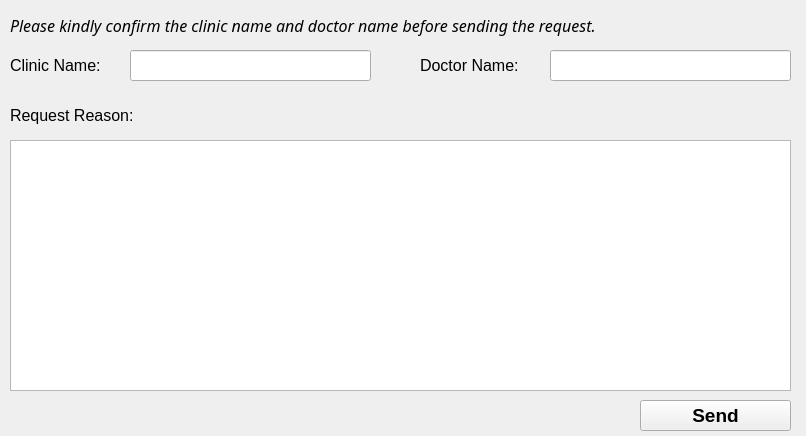
<?xml version="1.0" encoding="UTF-8"?>
<ui version="4.0">
 <class>Request_Form</class>
 <widget class="QWidget" name="Request_Form">
  <property name="geometry">
   <rect>
    <x>0</x>
    <y>0</y>
    <width>806</width>
    <height>436</height>
   </rect>
  </property>
  <property name="windowTitle">
   <string>Form</string>
  </property>
  <widget class="QLabel" name="doctorname_label">
   <property name="geometry">
    <rect>
     <x>420</x>
     <y>50</y>
     <width>121</width>
     <height>31</height>
    </rect>
   </property>
   <property name="font">
    <font>
     <pointsize>12</pointsize>
    </font>
   </property>
   <property name="text">
    <string>Doctor Name:</string>
   </property>
  </widget>
  <widget class="QLineEdit" name="doctorname_entry">
   <property name="geometry">
    <rect>
     <x>550</x>
     <y>50</y>
     <width>241</width>
     <height>31</height>
    </rect>
   </property>
   <property name="font">
    <font>
     <pointsize>12</pointsize>
    </font>
   </property>
   <property name="readOnly">
    <bool>true</bool>
   </property>
  </widget>
  <widget class="QLineEdit" name="clinicname_entry">
   <property name="geometry">
    <rect>
     <x>130</x>
     <y>50</y>
     <width>241</width>
     <height>31</height>
    </rect>
   </property>
   <property name="font">
    <font>
     <pointsize>12</pointsize>
    </font>
   </property>
   <property name="readOnly">
    <bool>true</bool>
   </property>
  </widget>
  <widget class="QLabel" name="clinicname_label">
   <property name="geometry">
    <rect>
     <x>10</x>
     <y>50</y>
     <width>121</width>
     <height>31</height>
    </rect>
   </property>
   <property name="font">
    <font>
     <pointsize>12</pointsize>
    </font>
   </property>
   <property name="text">
    <string>Clinic Name:</string>
   </property>
  </widget>
  <widget class="QLabel" name="confirm_label">
   <property name="geometry">
    <rect>
     <x>10</x>
     <y>10</y>
     <width>761</width>
     <height>31</height>
    </rect>
   </property>
   <property name="font">
    <font>
     <family>Rockwell</family>
     <pointsize>12</pointsize>
     <weight>50</weight>
     <italic>true</italic>
     <bold>false</bold>
    </font>
   </property>
   <property name="text">
    <string>Please kindly confirm the clinic name and doctor name before sending the request.</string>
   </property>
  </widget>
  <widget class="QLabel" name="requestreason_label">
   <property name="geometry">
    <rect>
     <x>10</x>
     <y>100</y>
     <width>161</width>
     <height>31</height>
    </rect>
   </property>
   <property name="font">
    <font>
     <pointsize>12</pointsize>
    </font>
   </property>
   <property name="text">
    <string>Request Reason:</string>
   </property>
  </widget>
  <widget class="QTextEdit" name="requestreason_edit">
   <property name="geometry">
    <rect>
     <x>10</x>
     <y>140</y>
     <width>781</width>
     <height>251</height>
    </rect>
   </property>
  </widget>
  <widget class="QPushButton" name="sendrequest_button">
   <property name="geometry">
    <rect>
     <x>640</x>
     <y>400</y>
     <width>151</width>
     <height>31</height>
    </rect>
   </property>
   <property name="font">
    <font>
     <family>Segoe UI</family>
     <pointsize>14</pointsize>
     <weight>75</weight>
     <bold>true</bold>
    </font>
   </property>
   <property name="text">
    <string>Send</string>
   </property>
  </widget>
 </widget>
 <resources/>
 <connections/>
</ui>
